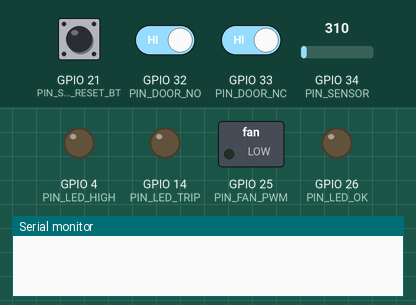
This program was run on a simulated ESP32. On the bench: switched loads named in the program (green lamp = pin HIGH), output pins drawn as LEDs (lit = HIGH), the last lines printed to the serial monitor. Dashed ring = blinking. Inputs (shaded band) come from the test bench; at power-on: GPIO 21 (PIN_START_RESET_BT) HIGH, GPIO 32 (PIN_DOOR_NO) HIGH, GPIO 33 (PIN_DOOR_NC) HIGH, GPIO 34 (PIN_SENSOR) = 310 (analog values on the 0–4095 scale).

Above: at 0.0 s.
At 1.06 s:
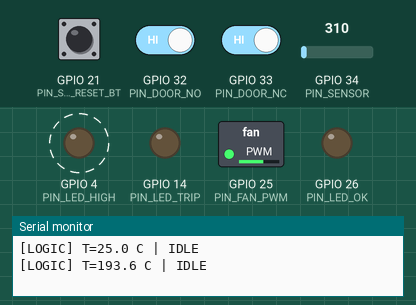
1.6 s: GPIO 21 (PIN_START_RESET_BT) pulled LOW for 0.15 s
4.6 s: GPIO 32 (PIN_DOOR_NO) driven LOW
7.6 s: GPIO 21 (PIN_START_RESET_BT) pulled LOW for 1 s
At 7.97 s:
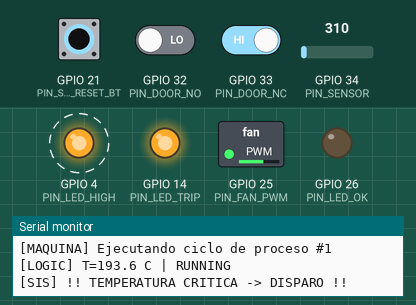
10.6 s: GPIO 33 (PIN_DOOR_NC) driven LOW
13.6 s: GPIO 21 (PIN_START_RESET_BT) driven LOW and GPIO 32 (PIN_DOOR_NO) driven HIGH
Timing chart, 0 to 17.6 s (numbered marks = the images above; inputs shaded):
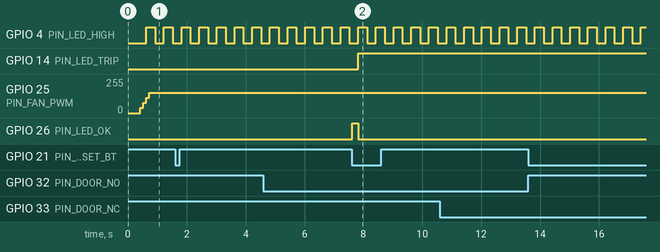

Measured:
- after the input at 7.6 s, GPIO 14 (PIN_LED_TRIP): LOW → HIGH after 0.22 s; GPIO 26 (PIN_LED_OK): LOW → HIGH at once, → LOW 0.20 s later
- by itself, GPIO 4 (PIN_LED_HIGH): alternates HIGH for 0.30 s and LOW for 0.30 s

The program:

main.cpp
```cpp
// SIS - Control de temperatura, puerta y ventilador (ESP32 + FreeRTOS)
// Ver README.md para la arquitectura completa, el conexionado y la
// justificación de los pines usados.

#include <Arduino.h>
#include <ESP32PWM.h>
#include "freertos/FreeRTOS.h"
#include "freertos/task.h"
#include "freertos/queue.h"
#include "freertos/event_groups.h"

#define USE_NTC 1              // 1 = termistor NTC 10K, 0 = LM35
#define DOOR_LOGIC_INVERTIDA 0 // 1 si el switch cierra contacto con la puerta abierta

// Pines (ver README.md: se evitan a propósito flash SPI, strapping y UART0)
static const int PIN_SENSOR         = 34;
static const int PIN_FAN_PWM        = 25;
static const int PIN_LED_OK         = 26;
static const int PIN_LED_HIGH       = 4;
static const int PIN_LED_TRIP       = 14;
static const int PIN_START_RESET_BT = 21; // pull-up externo ya conectado
static const int PIN_DOOR_NO        = 32;
static const int PIN_DOOR_NC        = 33;

// Parámetros del termistor NTC 10K (curva Beta)
static const float NTC_NOMINAL_RES  = 10000.0f;
static const float NTC_NOMINAL_TEMP = 25.0f;
static const float NTC_BETA         = 3950.0f;
static const float SERIES_RESISTOR  = 1020.0f; // calibrado con ADC en reposo ~3716 = 25 C
static const float ADC_MAX          = 4095.0f;

// Setpoints del SIS (°C)
static const float SP_HIGH      = 35.0f; // enciende ventilador / alarma amarilla
static const float SP_HIGH_HIGH = 50.0f; // disparo: para la máquina
static const float TEMP_AMBIENT = 32.0f; // umbral para apagar alarma y permitir reset

// PWM del ventilador (librería ESP32Servo / clase ESP32PWM)
static const int PWM_FREQ_HZ = 5000;
static const float DUTY_OFF  = 0.0f;
static const float DUTY_HIGH = 0.55f; // ~35% velocidad moderada
static const float DUTY_MAX  = 0.60f; // tope de velocidad: 50% máximo

static const TickType_t BLINK_PERIOD = pdMS_TO_TICKS(300);

static QueueHandle_t tempQueue;
static EventGroupHandle_t sisEvents;
static const EventBits_t BIT_RUNNING   = BIT0; // sistema iniciado
static const EventBits_t BIT_STOPPED   = BIT1; // máquina detenida (temp y/o puerta)
static const EventBits_t BIT_DOOR_OPEN = BIT2; // puerta abierta o sensor con falla

static TaskHandle_t machineTaskHandle = NULL;
static ESP32PWM fanPwm;

float leerTemperaturaC() {
    int adc = analogRead(PIN_SENSOR);

#if USE_NTC
    // Ecuación de Beta: ADC -> resistencia -> temperatura
    // Módulo KY-013: R fija (10k) de VCC a S, NTC de S a GND
    float resistencia = SERIES_RESISTOR * ((float)adc / (ADC_MAX - (float)adc));
    float steinhart = resistencia / NTC_NOMINAL_RES;
    steinhart = log(steinhart);
    steinhart /= NTC_BETA;
    steinhart += 1.0f / (NTC_NOMINAL_TEMP + 273.15f);
    steinhart = 1.0f / steinhart;
    steinhart -= 273.15f;
    return steinhart;
#else
    float voltaje = (adc / ADC_MAX) * 3.3f; // LM35: 10 mV/°C
    return voltaje * 100.0f;
#endif
}

// Puerta confirmada cerrada solo si NO y NC leen valores opuestos;
// si coinciden hay una falla de cableado/sensor (se reporta en "fallo").
bool leerPuertaCerrada(bool &fallo) {
    bool no = digitalRead(PIN_DOOR_NO);
    bool nc = digitalRead(PIN_DOOR_NC);

    fallo = (no == nc);

#if DOOR_LOGIC_INVERTIDA
    bool cerrada = (no == HIGH && nc == LOW);
#else
    bool cerrada = (no == LOW && nc == HIGH);
#endif

    return (!fallo) && cerrada;
}

void TaskSensor(void *pvParameters) {
    const TickType_t periodo = pdMS_TO_TICKS(300);

    // Media móvil para estabilizar la lectura del ADC
    const int N = 8;
    float buffer[N] = {0};
    int idx = 0;
    bool bufferLleno = false;

    for (;;) {
        float lectura = leerTemperaturaC();
        buffer[idx] = lectura;
        idx = (idx + 1) % N;
        if (idx == 0) bufferLleno = true;

        int cuenta = bufferLleno ? N : idx;
        float suma = 0;
        for (int i = 0; i < cuenta; i++) suma += buffer[i];
        float promedio = suma / cuenta;

        xQueueOverwrite(tempQueue, &promedio);
        vTaskDelay(periodo);
    }
}

void TaskDoor(void *pvParameters) {
    const TickType_t periodo = pdMS_TO_TICKS(150);
    bool puertaCerradaAnterior = false; // fail-safe: se asume abierta al inicio

    for (;;) {
        bool fallo = false;
        bool cerrada = leerPuertaCerrada(fallo);

        if (cerrada != puertaCerradaAnterior) {
            if (cerrada) {
                Serial.println("[PUERTA] Cerrada.");
            } else if (fallo) {
                Serial.println("[PUERTA] FALLO: contactos NO/NC inconsistentes. Estado inseguro.");
            } else {
                Serial.println("[PUERTA] Abierta.");
            }
            puertaCerradaAnterior = cerrada;
        }

        if (cerrada) {
            xEventGroupClearBits(sisEvents, BIT_DOOR_OPEN);
        } else {
            EventBits_t estadoPrevio = xEventGroupGetBits(sisEvents);
            xEventGroupSetBits(sisEvents, BIT_DOOR_OPEN);

            bool yaEstabaAbierta = (estadoPrevio & BIT_DOOR_OPEN) != 0;
            bool corriendo       = (estadoPrevio & BIT_RUNNING) != 0;
            bool detenida        = (estadoPrevio & BIT_STOPPED) != 0;

            // Interrumpe la máquina de inmediato si la puerta se abre en marcha
            if (!yaEstabaAbierta && corriendo && !detenida) {
                Serial.println("[SIS] Puerta abierta durante la ejecucion -> deteniendo maquina.");
                xEventGroupSetBits(sisEvents, BIT_STOPPED);
                if (machineTaskHandle != NULL) {
                    vTaskSuspend(machineTaskHandle);
                }
            }
        }

        vTaskDelay(periodo);
    }
}

void TaskLogic(void *pvParameters) {
    float temp = 25.0f;
    const TickType_t periodo = pdMS_TO_TICKS(500);

    for (;;) {
        if (xQueuePeek(tempQueue, &temp, 0) != pdTRUE) {
            vTaskDelay(periodo);
            continue;
        }

        EventBits_t estado = xEventGroupGetBits(sisEvents);
        bool corriendo = (estado & BIT_RUNNING) != 0;
        bool detenida  = (estado & BIT_STOPPED) != 0;

        Serial.printf("[LOGIC] T=%.1f C | %s%s\n",
                       temp,
                       corriendo ? "RUNNING" : "IDLE",
                       detenida ? " | DETENIDA" : "");

        // Disparo del SIS: temperatura crítica -> detiene la máquina
        if (corriendo && !detenida && temp >= SP_HIGH_HIGH) {
            Serial.println("[SIS] !! TEMPERATURA CRITICA -> DISPARO !!");
            xEventGroupSetBits(sisEvents, BIT_STOPPED);
            if (machineTaskHandle != NULL) {
                vTaskSuspend(machineTaskHandle);
            }
        }

        vTaskDelay(periodo);
    }
}

void TaskActuators(void *pvParameters) {
    float temp = 25.0f;
    const TickType_t periodo = pdMS_TO_TICKS(100);
    bool alarmaAlta = false; // latch: se activa en SP_HIGH, se libera en TEMP_AMBIENT
    float dutyActual = 0.0f;
    const float RAMP_STEP = 0.15f; // por tick (100 ms): 0->100% en ~0.7 s, evita pico de arranque

    for (;;) {
        xQueuePeek(tempQueue, &temp, 0);
        EventBits_t estado = xEventGroupGetBits(sisEvents);
        bool corriendo     = (estado & BIT_RUNNING) != 0;
        bool detenida      = (estado & BIT_STOPPED) != 0;
        bool puertaAbierta = (estado & BIT_DOOR_OPEN) != 0;

        if (!alarmaAlta && temp >= SP_HIGH) {
            alarmaAlta = true;
        } else if (alarmaAlta && temp <= TEMP_AMBIENT) {
            alarmaAlta = false;
        }

        // Ventilador: responde solo a la temperatura, sin importar el estado.
        // Se rampea el duty en vez de saltar de golpe, para suavizar el pico
        // de corriente de arranque del motor.
        float dutyObjetivo;
        if (temp >= SP_HIGH_HIGH) {
            dutyObjetivo = DUTY_MAX;
        } else if (temp >= SP_HIGH) {
            dutyObjetivo = DUTY_HIGH;
        } else {
            dutyObjetivo = DUTY_OFF;
        }

        if (dutyActual < dutyObjetivo) {
            dutyActual = min(dutyObjetivo, dutyActual + RAMP_STEP);
        } else if (dutyActual > dutyObjetivo) {
            dutyActual = max(dutyObjetivo, dutyActual - RAMP_STEP);
        }
        fanPwm.writeScaled(dutyActual);

        digitalWrite(PIN_LED_OK, (corriendo && !detenida) ? HIGH : LOW);

        if (alarmaAlta) {
            bool fase = ((xTaskGetTickCount() / BLINK_PERIOD) % 2) == 0;
            digitalWrite(PIN_LED_HIGH, fase ? HIGH : LOW);
        } else {
            digitalWrite(PIN_LED_HIGH, LOW);
        }

        // Se apaga en cuanto las condiciones de reinicio ya son seguras
        // (puerta cerrada y temperatura en ambiente), aunque todavia no
        // se haya presionado el pulsador.
        bool listaParaReiniciar = !puertaAbierta && (temp <= TEMP_AMBIENT);
        digitalWrite(PIN_LED_TRIP, (detenida && !listaParaReiniciar) ? HIGH : LOW);

        vTaskDelay(periodo);
    }
}

void TaskMachine(void *pvParameters) {
    vTaskSuspend(NULL); // arranca detenida, esperando el pulsador de inicio

    uint32_t ciclo = 0;
    for (;;) {
        ciclo++;
        Serial.printf("[MAQUINA] Ejecutando ciclo de proceso #%lu\n",
                       (unsigned long)ciclo);
        vTaskDelay(pdMS_TO_TICKS(1000));
    }
}

void TaskStartReset(void *pvParameters) {
    const TickType_t periodo = pdMS_TO_TICKS(100);
    bool ultimoEstadoBoton = HIGH;

    for (;;) {
        bool botonActual = digitalRead(PIN_START_RESET_BT);

        if (ultimoEstadoBoton == HIGH && botonActual == LOW) { // flanco de bajada
            EventBits_t estado = xEventGroupGetBits(sisEvents);
            bool corriendo     = (estado & BIT_RUNNING) != 0;
            bool detenida      = (estado & BIT_STOPPED) != 0;
            bool puertaAbierta = (estado & BIT_DOOR_OPEN) != 0;

            float temp = 25.0f;
            xQueuePeek(tempQueue, &temp, 0);

            if (!corriendo) {
                if (puertaAbierta) {
                    Serial.println("[START] Rechazado: cierra la puerta primero.");
                } else {
                    Serial.println("[START] Iniciando el sistema.");
                    xEventGroupSetBits(sisEvents, BIT_RUNNING);
                    if (machineTaskHandle != NULL) {
                        vTaskResume(machineTaskHandle);
                    }
                }
            } else if (detenida) {
                // Reset manual: exige puerta cerrada y, si aplica, temp segura
                if (puertaAbierta) {
                    Serial.println("[RESET] Rechazado: la puerta debe estar cerrada.");
                } else if (temp > TEMP_AMBIENT) {
                    Serial.printf("[RESET] Rechazado: temperatura aun alta (%.1f C).\n", temp);
                } else {
                    Serial.println("[RESET] Condiciones seguras. Reanudando maquina.");
                    xEventGroupClearBits(sisEvents, BIT_STOPPED);
                    if (machineTaskHandle != NULL) {
                        vTaskResume(machineTaskHandle);
                    }
                }
            }
        }

        ultimoEstadoBoton = botonActual;
        vTaskDelay(periodo);
    }
}

void setup() {
    Serial.begin(115200);
    delay(300);
    Serial.println("\n=== SIS - Control de temperatura, puerta y ventilador (ESP32) ===");

    pinMode(PIN_LED_OK, OUTPUT);
    pinMode(PIN_LED_HIGH, OUTPUT);
    pinMode(PIN_LED_TRIP, OUTPUT);
    pinMode(PIN_START_RESET_BT, INPUT); // pull-up externo en el pulsador
    pinMode(PIN_DOOR_NO, INPUT_PULLUP);
    pinMode(PIN_DOOR_NC, INPUT_PULLUP);

    digitalWrite(PIN_LED_OK, LOW);
    digitalWrite(PIN_LED_HIGH, LOW);
    digitalWrite(PIN_LED_TRIP, LOW);

    analogReadResolution(12);
    analogSetPinAttenuation(PIN_SENSOR, ADC_11db);

    ESP32PWM::allocateTimer(0);
    fanPwm.attachPin(PIN_FAN_PWM, PWM_FREQ_HZ);
    fanPwm.writeScaled(DUTY_OFF);

    tempQueue = xQueueCreate(1, sizeof(float));
    sisEvents = xEventGroupCreate();

    // Fail-safe: se asume la puerta abierta hasta que TaskDoor confirme lo contrario
    xEventGroupSetBits(sisEvents, BIT_DOOR_OPEN);

    float inicial = 25.0f;
    xQueueOverwrite(tempQueue, &inicial);

    xTaskCreatePinnedToCore(TaskSensor,     "TaskSensor",     4096, NULL, 2, NULL, 1);
    xTaskCreatePinnedToCore(TaskDoor,       "TaskDoor",       4096, NULL, 3, NULL, 1);
    xTaskCreatePinnedToCore(TaskLogic,      "TaskLogic",      4096, NULL, 3, NULL, 1);
    xTaskCreatePinnedToCore(TaskActuators,  "TaskActuators",  2048, NULL, 3, NULL, 1);
    xTaskCreatePinnedToCore(TaskMachine,    "TaskMachine",    2048, NULL, 1, &machineTaskHandle, 1);
    xTaskCreatePinnedToCore(TaskStartReset, "TaskStartReset", 2048, NULL, 2, NULL, 1);

    Serial.println("Tareas FreeRTOS iniciadas. Sistema en espera (IDLE).");
    Serial.println("Cierra la puerta y presiona el pulsador para iniciar.");
    Serial.printf("Setpoints -> HIGH: %.1f C | HIGH-HIGH (trip): %.1f C | Ambiente: %.1f C\n",
                   SP_HIGH, SP_HIGH_HIGH, TEMP_AMBIENT);
}

void loop() {
    vTaskDelay(pdMS_TO_TICKS(1000)); // todo el trabajo ocurre en las tareas
}
```
